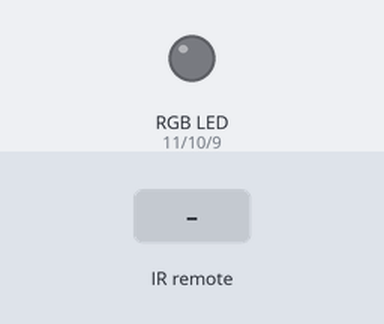
The sketch below on a simulated Arduino Uno, built with avr-gcc and run on an emulated ATmega328P. Parts: an RGB LED mixed from three pins (HIGH = lit). Inputs (shaded band) come from the test bench.

Above: at 1.2 s.
1.3 s: infrared code 0xC101E57B received
At 1.7 s:
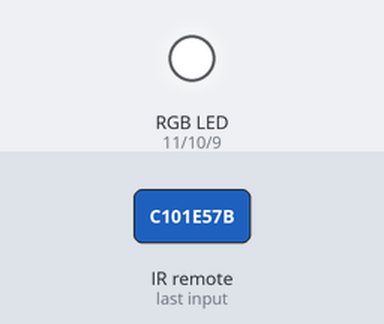
2.8 s: infrared code 0x9716BE3F received
At 4.0 s:
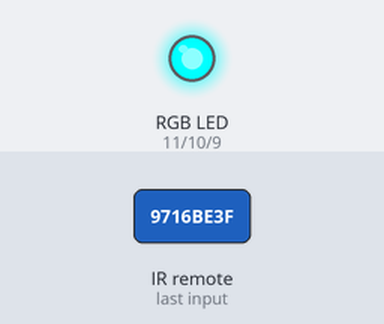
4.3 s: infrared code 0x3D9AE3F7 received
At 5.2 s:
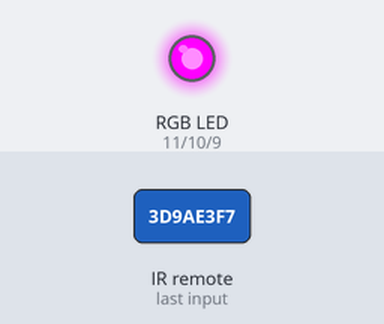
5.8 s: infrared code 0x6182021B received
At 6.3 s:
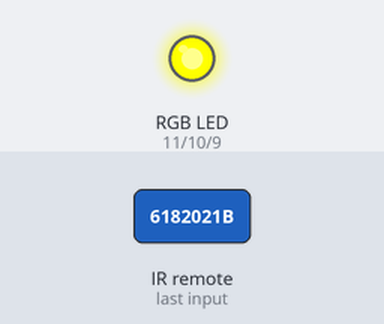
7.3 s: infrared code 0x8C22657B received
At 8.5 s:
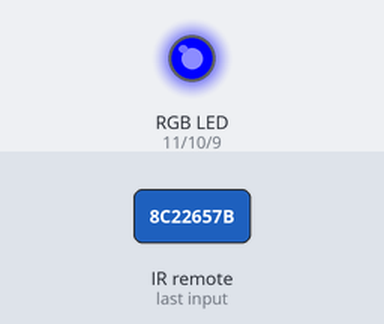
8.8 s: infrared code 0x449E79F received
At 9.8 s:
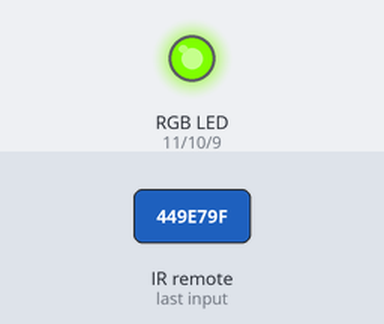
Timing chart, 0 to 11.3 s (numbered marks = the images above; inputs shaded):
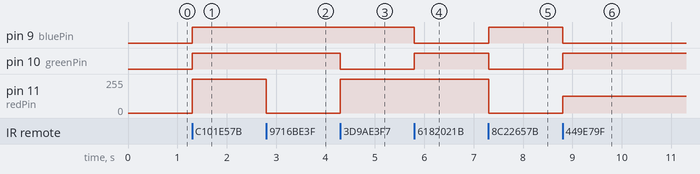

The sketch:

_32_control_a_RGB_LED_with_IR_remoter_controller.ino
```cpp
/***********************************************************
File name: 32_control_a_RGB_LED_with_IR_remoter_controller.ino
Description: When you press the number buttons 0-9 on the
             remote control, you will see the RGB LED emit
             different colors of light.
Website: www.adeept.com
E-mail: support@adeept.com
Author: Tom
Date: 2015/05/02
***********************************************************/
#include <IRremote.h>

int RECV_PIN = 5;//The definition of the infrared receiver pin 5
int redPin = 11;   // R petal on RGB LED module connected to digital pin 11
int greenPin = 10; // G petal on RGB LED module connected to digital pin 9
int bluePin = 9;   // B petal on RGB LED module connected to digital pin 10
IRrecv irrecv(RECV_PIN);
decode_results results;
void setup()
{
   pinMode(redPin, OUTPUT);   // sets the redPin to be an output
   pinMode(greenPin, OUTPUT); // sets the greenPin to be an output
   pinMode(bluePin, OUTPUT);  // sets the bluePin to be an output
   irrecv.enableIRIn(); //Initialization infrared receiver
}

void loop()
{
  if (irrecv.decode(&results)) {
    if(results.value==0xC101E57B)//0
    {
       color(0,0,0);  // turn the RGB LED off
    }
    if(results.value==0x9716BE3F)//1
    {
      color(255,0,0); // turn the RGB LED red
    }
    if(results.value==0x3D9AE3F7)//2
    {
      color(0,255,0); // turn the RGB LED green
    }
     if(results.value==0x6182021B)//3
    {
      color(0,0,255); // turn the RGB LED blue
    }
    if(results.value==0x8C22657B)//4
    {
      color(255,255,0); // turn the RGB LED yellow
    }
    if(results.value==0x488F3CBB)//5
    {
      color(255,255,255); // turn the RGB LED white
    }
    if(results.value==0x449E79F)//6
    {
      color(128,0,255); // turn the RGB LED purple
    }
   if(results.value==0x32C6FDF7)//7
    {
      color(30,128,255); // turn the RGB LED hermosa pink
    }
    if(results.value==0x1BC0157B)//8
    {
      color(0,128,128); // turn the RGB LED pale blue
    }
    if(results.value==0x3EC3FC1B)//9
    {
      color(128,0,128); // turn the RGB LED pink
    }
    irrecv.resume(); // Receiving the next value
  }
}
void color (unsigned char red, unsigned char green, unsigned char blue)// the color generating function
{
     analogWrite(redPin, 255-red);     // PWM signal output
     analogWrite(greenPin, 255-green); // PWM signal output
     analogWrite(bluePin, 255-blue);   // PWM signal output
}
```

Measured:
- after the input at 1.3 s, pin 9 (bluePin), pin 10 (greenPin): LOW → HIGH at once; pin 11 (redPin): 0/255 → 255/255 at once
- after the input at 2.8 s, pin 11 (redPin): 255/255 → 0/255 at once
- after the input at 4.3 s, pin 10 (greenPin): HIGH → LOW at once; pin 11 (redPin): 0/255 → 255/255 at once
- after the input at 5.8 s, pin 9 (bluePin): HIGH → LOW at once; pin 10 (greenPin): LOW → HIGH at once
- after the input at 7.3 s, pin 9 (bluePin): LOW → HIGH at once; pin 10 (greenPin): HIGH → LOW at once; pin 11 (redPin): 255/255 → 0/255 at once
- after the input at 8.8 s, pin 9 (bluePin): HIGH → LOW at once; pin 10 (greenPin): LOW → HIGH at once; pin 11 (redPin): 0/255 → 127/255 at once
